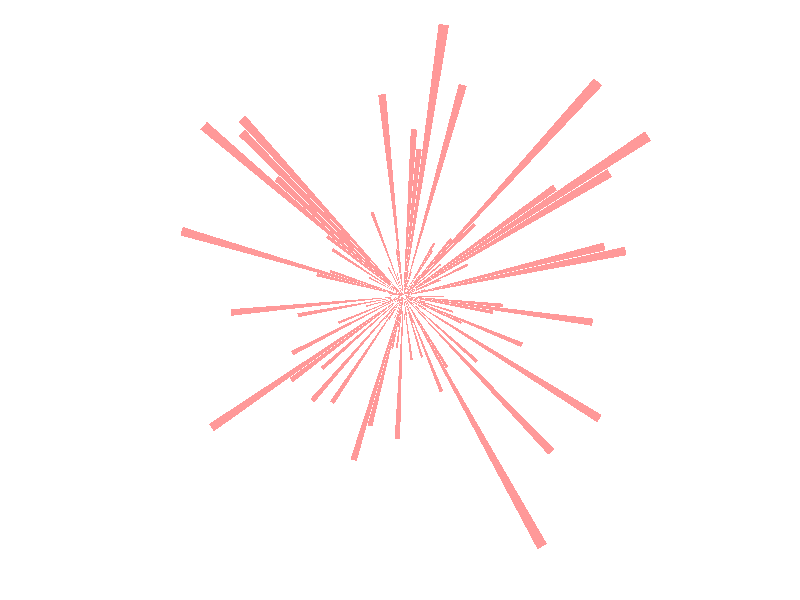

R code for this plot:
## ---- chunk 1
library(readr)
library(tidyverse)

## ---- chunk 2

Deliveries <- read_csv("dataset/Deliveries.csv")

## ---- chunk 3

Matches_Played <- Deliveries %>%
  group_by(batsman) %>% 
  distinct(match_no,batsman) %>% 
  summarise(Matches_Played = n())

Runs <- Deliveries %>% 
  group_by(batsman) %>% 
  summarise(Runs = sum(batsman_run))

Out_matches <- Deliveries %>% 
  filter(Deliveries$is_wicket == 1) %>% 
  group_by(batsman) %>% 
  distinct(match_no,batsman) %>% 
  summarise(Out = n())

Ball_Faced <- Deliveries %>% 
  filter(extra_run == 0 | extra_type == "lb") %>% 
  group_by(batsman) %>% 
  summarise(Ball_Faced = n())

Score <- Deliveries %>% 
  group_by(batsman,match_no) %>% 
  summarise(S = sum(batsman_run))

HS <- Score %>% 
  group_by(batsman) %>% 
  summarise(HS = max(S))


Four <- Deliveries %>% 
  group_by(batsman) %>% 
  filter(batsman_run == 4) %>% 
  summarise(Four = n())

Six <- Deliveries %>% 
  group_by(batsman) %>% 
  filter(batsman_run == 6) %>% 
  summarise(Six = n())


Batting_Stat <- merge(Matches_Played,Runs, all = TRUE)

Batting_Stat <- merge(Batting_Stat, Out_matches, all = TRUE)

Batting_Stat$NO <- Batting_Stat$Matches_Played - Batting_Stat$Out

Batting_Stat <- merge(Batting_Stat, Ball_Faced, all = TRUE)

Batting_Stat <- merge(Batting_Stat, HS, all = TRUE)

Batting_Stat$Average <- Batting_Stat$Runs / Batting_Stat$Out

Batting_Stat$SR <- (Batting_Stat$Runs / Batting_Stat$Ball_Faced) * 100

Batting_Stat <- merge(Batting_Stat, Four, all = TRUE)

Batting_Stat <- merge(Batting_Stat, Six, all = TRUE)

Batting_Stat[is.na(Batting_Stat)] <- 0

## ---- chunk 4

CBC <- ggplot(Batting_Stat, aes(x = as.factor(batsman), y = Runs)) +
  geom_bar(stat = "identity", fill = alpha("red",0.4)) +
  ylim(-1,200) +
  theme_minimal() +
  theme(
    axis.text = element_text(size = 0.03),
    axis.title = element_blank(),
    panel.grid = element_blank(),
    plot.margin = unit(rep(-2,4), "cm")     # This remove unnecessary margin around plot
  ) +
  
  # This makes the coordinate polar instead of cartesian.
  coord_polar(start = 0)

CBC

